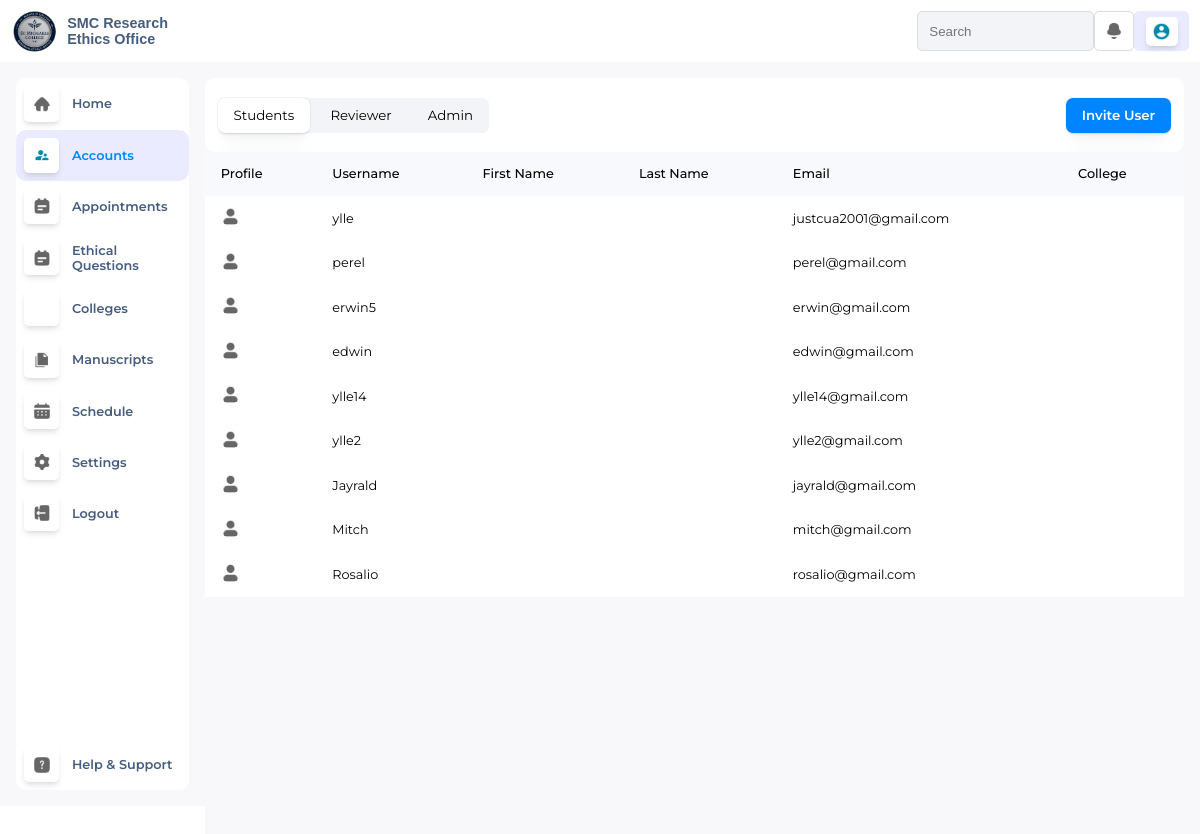
The app's page /adminAccounts/, older data.
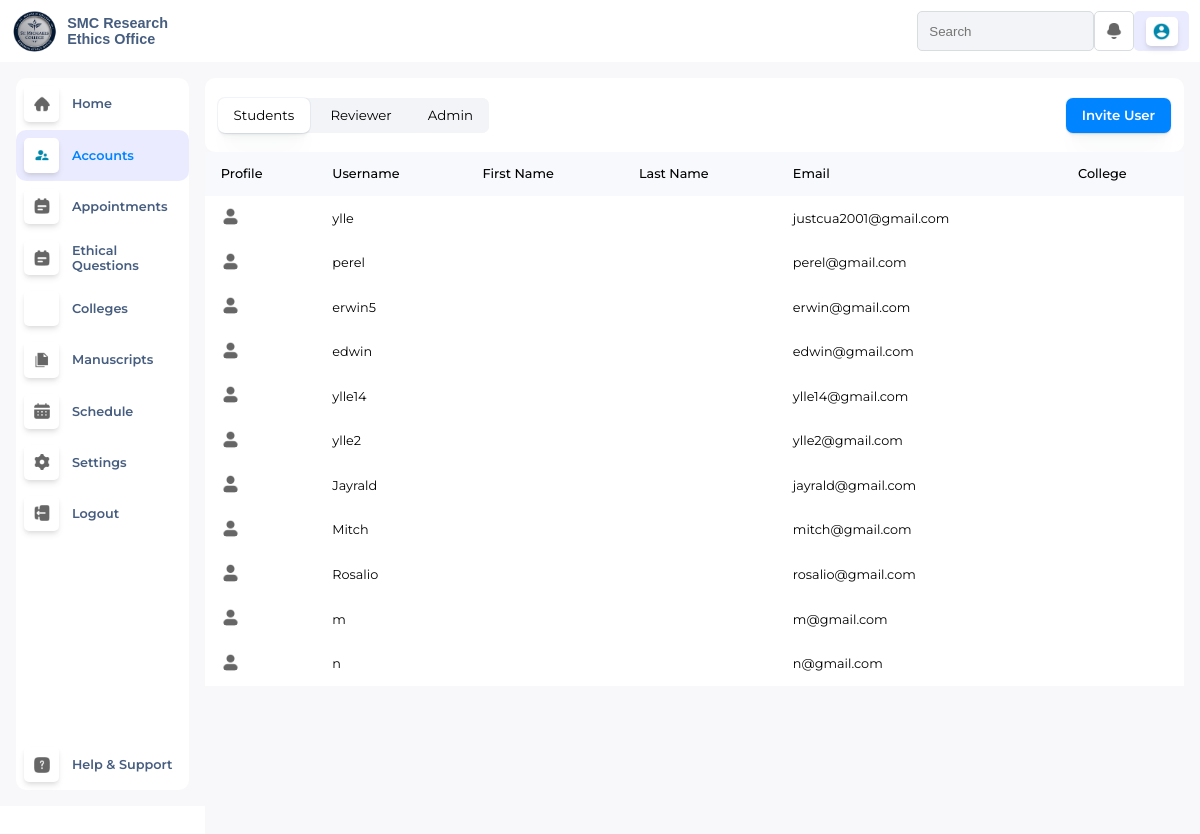
The same page, newer data.
### EthicsApp/views/models.py (models this page shows, shortened)
class Student(models.Model):
    auth_user = models.ForeignKey(settings.AUTH_USER_MODEL, null=True, on_delete=models.CASCADE)
    smc_student_no = models.CharField(null=True, max_length =255)
    mobile_number = models.CharField(null=True, max_length =255)
    receipt_no = models.CharField(null=True, max_length =255)
    receipt_no2 = models.CharField(null=True, max_length=255)
    manuscript_id = models.ForeignKey(Manuscripts, on_delete=models.CASCADE, null=True)

### EthicsApp/views/adminDashboard.py (the view)
# urls.py: re_path(r'^adminAccounts/$', views.adminAccounts, name='adminAccounts'),
def adminAccounts(request):
    profile_picture = request.session.get('profile_picture', None)
    account_type = request.session.get('account_type', None)
    students = Student.objects.filter(
        auth_user__isnull=False,
        auth_user__is_superuser=False
    ).prefetch_related(
        Prefetch(
            'accounts_set',
            queryset=Accounts.objects.filter(account_typeid__Account_type='Student').select_related('college_id')
        )
    )
    reviewers = Reviewer.objects.filter(
        auth_user__isnull=False,
        auth_user__is_superuser=False
    ).prefetch_related(
        Prefetch(
            'accounts_set',
            queryset=Accounts.objects.filter(account_typeid__Account_type='Reviewer').select_related('college_id')
        )
    )
    admins = Reviewer.objects.filter(
        auth_user__isnull=False,
        auth_user__is_superuser=True
    ).prefetch_related(
        Prefetch(
            'accounts_set',
            queryset=Accounts.objects.filter(account_typeid__Account_type='Admin').select_related('college_id')
        )
    )
    accountType = Account_Type.objects.exclude(Account_type='Student')
    for student in students:
        student.google_picture = get_google_profile_picture(student.auth_user)
    for reviewer in reviewers:
        reviewer.google_picture = get_google_profile_picture(reviewer.auth_user)
    for admin in admins:
        admin.google_picture = get_google_profile_picture(admin.auth_user)
    context = {
        'profile_picture': profile_picture,
        'account_type': account_type,
        'students': students,
        'reviewers': reviewers,
        'admins': admins,
        'accountTypes': accountType,
    }
    return render(request, 'admin/adminAccounts.html', context)

### EthicsApp/views/adminDashboard.py (called while the page is built)
def get_google_profile_picture(user):
    social_account = user.socialaccount_set.filter(provider='google').first()
    if social_account:
        return social_account.extra_data.get('picture')
    return None

### EthicsApp/views/models.py (called while the page is built)
    def __str__(self):
        return f"{self.Account_type}"

### EthicsApp/templates/admin/adminAccounts.html (shortened to what this page needs)
{% extends "master.html" %}
{% load static %}
{% block css %}
<link rel="stylesheet" href="{% static './css/adminDashboard.css' %}">
<link rel="stylesheet" href="{% static './css/adminAccount.css' %}">
<link rel="stylesheet" href="https://cdnjs.cloudflare.com/ajax/libs/font-awesome/6.6.0/css/all.min.css"
 />
{% endblock %}
{% block content %}
<div class="MainContainer">
    {% include './adminTopNav.html' %}
    <div class="MC-Bottom">
        {% include './adminNav.html' %}
        <div id="Accounts-Content">
            <div class="AC-Top">
              <div class="ACT-Left">
                    <button id="Students-Accounts">Students</button>
                    <button id="Reviewer-Accounts">Reviewer</button>
                    <button id="Admin-Accounts">Admin</button>
                </div>
                <div class="ACT-Right">
                    <button id="InviteAcc-btn">Invite User</button>
                </div>
              </div>
             <div id="StudentAcc-Area">
                <table>
                  <tr>
                    <th>Profile</th>
                    <th>Username</th>
                    <th>First Name</th>
                    <th>Last Name</th>
                    <th>Email</th>
                    <th>College</th>
                  </tr>
                  {% for student in students %}
                  <tr>
                    <td>
                        {% if student.google_picture %}
                            <img class="studentProfilePic" src="{{ student.google_picture }}" />
                        {% else %}
                            <img class="studentProfilePic2" src="../../static/images/User-2-Fill--Streamline-Mingcute-Fill.png" alt="../../static/images/User-2-Fill--Streamline-Mingcute-Fill.png" />
                        {% endif %}
                    </td>
                    <td>{{ student.auth_user.username }}</td>
                    <td>{{ student.auth_user.firstname }}</td>
                    <td>{{ student.auth_user.lastname }}</td>
                    <td>{{ student.auth_user.email }}</td>
                    <td>
                    </td>
                  </tr>
                  {% endfor %}
                </table>
              </div>
        </div>
    </div>
</div>
{% endblock %}

### EthicsApp/templates/master.html (shortened to what this page needs)
{% load static %}
<!DOCTYPE html>
<html lang="en">
<head>
    <link rel="stylesheet" href="{% static 'css/master.css' %}">
    {% block css %}{% endblock %}
</head>
<body>
    {% block content %}
    {% endblock %}
</body>
</html>

### EthicsApp/templates/admin/adminTopNav.html (shortened to what this page needs)
<div class="MC-Top">
    <div class="MCT-Left">
<img src="../static/images/logo9.png" alt="">
        <h3>SMC Research Ethics Office</h3>
    </div>
    <div class="MCT-Middle">
    </div>
    <div class="MCT-Right">
        <input type="" name="" id="HomeSearch" placeholder="Search">
        <div class="NotifAdmin">
            <img src="../../static/images/Bell-Notification--Streamline-Flex.png" alt="">
        </div>
        <div class="ProfilePic">
            {% if profile_picture %}
                <img src="{{ profile_picture }}" alt="Profile Picture">
            {% else %}
              <div class="PPProf">
                <img src="../../static/images/Account-Circle-Fill--Streamline-Remix-Fill.png" alt="Default Profile">
              </div>
            {% endif %}
      </div>
    </div>
</div>

### EthicsApp/templates/admin/adminNav.html
<nav>
  <div class="nav-content">
    <ul>
      <a href="{% url 'adminDashboard' %}">
        <li class="{% if request.path == '/adminDashboard/' %}active{% endif %}">
          <div class="NavContainer">
            <img src="../../static/images/Home-2--Streamline-Flex.png" alt="">
          </div>
          <p>Home</p>
        </li>
      </a>
      <a href="{% url 'adminAccounts' %}">
        <li class="{% if request.path == '/adminAccounts/' %}active{% endif %}">
          <div class="NavContainer">
            <img src="../../static/images/Supervisor-Account-Fill--Streamline-Rounded-Fill---Material-Symbols.png" alt="">
          </div>
          <p>Accounts</p>
        </li>
      </a>
      <a href="{% url 'adminAppointments' %}">
        <li class="{% if request.path == '/adminAppointments/' %}active{% endif %}">
          <div class="NavContainer">
            <img src="../../static/images/Calendar-Note--Streamline-Plump (1).png" alt="">
          </div>
          <p>Appointments</p>
        </li>
      </a>
      <a href="{% url 'adminEthicalRiskQuestions' %}">
        <li class="{% if request.path == '/admin/ethical-risk-questions/' %}active{% endif %}">
            <div class="NavContainer">
                <img src="../../static/images/Calendar-Note--Streamline-Plump (1).png" alt="">
            </div>
            <p>Ethical Questions</p>
        </li>
    </a>
      <a href="{% url 'adminColleges' %}">
        <li class="{% if request.path == '/adminColleges/' %}active{% endif %}">
          <div class="NavContainer">
            <img src="../../static/images/Graduation-Cap--Streamline-Sharp.png" alt="">
          </div>
          <p>Colleges</p>
        </li>
      </a>
      <a href="{% url 'adminManuscripts' %}">
        <li class="{% if request.path == '/adminManuscripts/' %}active{% endif %}">
          <div class="NavContainer">
            <img src="../../static/images/File-Copy-Fill--Streamline-Sharp-Fill---Material-Symbols.png" alt="">
          </div>
          <p>Manuscripts</p>
        </li>
      </a>
      <a href="{% url 'adminSchedule' %}">
        <li class="{% if request.path == '/adminSchedule/' %}active{% endif %}">
          <div class="NavContainer">
            <img src="../../static/images/Schedule--Streamline-Unicons.png" alt="">
          </div>
          <p>Schedule</p>
        </li>
      </a>
      <a href="{% url 'adminSettings' %}">
        <li class="{% if request.path == '/adminSettings/' %}active{% endif %}">
          <div class="NavContainer">
            <img src="../../static/images/Cog-Setting--Streamline-Micro.png" alt="">
          </div>
          <p>Settings</p>
        </li>
      </a>
      <a href="{% url 'logout' %}">
        <li>
          <div class="NavContainer">
            <img src="../../static/images/Logout-3--Streamline-Solar.png" alt="">
          </div>
          <p>Logout</p>
        </li>
      </a>
    </ul>
    <ul>
      <a href="{% url 'adminHelpSupport' %}">
        <li class="{% if request.path == '/adminHelpSupport/' %}active{% endif %}">
          <div class="NavContainer">
            <img src="../../static/images/Question-Square--Streamline-Solar.png" alt="">
          </div>
          <p>Help & Support</p>
        </li>
      </a>
    </ul>
  </div>
</nav>

### EthicsApp/static/css/master.css (style rules this page uses)
body { visibility: hidden; opacity: 0; transition: opacity 0.3s ease-in-out; }

### EthicsApp/static/css/adminDashboard.css (style rules this page uses)
* { margin: 0; padding: 0; }
body { overflow-y: hidden; font-family: "Montserrat", sans-serif; height: 90vh; background-color: var(--login-container); }
[data-theme="light"] { --bg-color: #f8f9ff; --text-color: #373131; --login-container: #ffffff; --border: #DCDCDE; --button-color: #0084ff; --button-hover: #0179e8; --container-border: #d7dde0; --h3-Top: #07192a; --input-bg: #f3f4f7; --icon-filter: brightness(0.5) invert(0.4); --nav-bg-icon: #f3f4f7; --nav-p: #465d7f; --nav-hover: #ebebff; --nav-p-hovered: black; --calendarView-btn-color: #f3f4f7; --modal-container: #ffffff; }
.MainContainer { width: 100%; height: 100%; background-color: var(--login-container); }
.MC-Top { height: 2.5rem; display: flex; justify-content: space-between; padding: 0.7rem; box-shadow: rgba(0, 0, 0, 0.16) 0px 1px 4px; }
.MC-Bottom { display: flex; height: 93vh; }
.MCT-Left { width: 20%; display: flex; align-items: center; }
.MCT-Middle { width: 80%; display: flex; align-items: center; }
.MCT-Right { width: 30%; display: flex; justify-content: space-between; }
.MCT-Left img { width: 2.9rem; height: 2.9rem; margin-right: 0.6rem; }
.MCT-Left h3 { font-size: 0.9rem; font-family: Arial; color: var(--nav-p); }
.MCT-Right input { background-color: var(--input-bg); border: none; padding: 0.7rem; width: 57%; border: 1px solid var(--container-border); border-radius: 5px; }
.NotifAdmin { padding: 0.6rem 0.7rem; display: flex; justify-content: center; align-items: center; border-radius: 5px; border: 1px solid var(--container-border); }
.NotifAdmin img { filter: var(--icon-filter); width: 1rem; height: 1rem; }
nav { width: 15%; display: flex; flex-direction: column; background-color: #f8f8fa; padding: 1rem; }
.nav-content { display: flex; flex-direction: column; justify-content: space-between; height: 100%; background-color: var(--modal-container); border-radius: 10px; }
nav ul { list-style: none; padding: 0; margin: 0; }
nav ul li { display: flex; align-items: center; padding: 0.5rem; font-size: 0.8rem; }
.NavContainer { padding: 0.6rem; display: flex; justify-content: center; align-items: center; border-radius: 5px; margin-right: 0.8rem; box-shadow: rgba(0, 0, 0, 0.1) 0px 4px 6px -1px, rgba(0, 0, 0, 0.06) 0px 2px 4px -1px; }
nav ul li img { filter: var(--icon-filter); width: 1rem; height: 1rem; }
nav ul li p { font-weight: 560; color: var(--nav-p); }
.active { background-color: var(--nav-hover); color: var(--nav-active-color); border-radius: 10px; }
.active .NavContainer img { filter: invert(34%) sepia(88%) saturate(7471%) hue-rotate(180deg) brightness(1.1) contrast(1); }
.active .NavContainer { background-color: var(--modal-container); }
.active p { color: var(--button-color); }
nav ul a { text-decoration: none; }
table th { background-color: #f8f9fd; }
.ProfilePic { display: flex; justify-content: center; align-items: center; padding: 0.4rem 0.7rem; border-radius: 5px; background-color: var(--nav-hover); }
.ProfilePic img { width: 1.8rem; height: 1.8rem; border-radius: 50%; object-fit: cover; }
.PPProf { border-radius: 5px; padding: 0.3rem 0.4rem; background-color: var(--modal-container); display: flex; justify-content: center; align-items: center; box-shadow: rgba(0, 0, 0, 0.1) 0px 4px 6px -1px, rgba(0, 0, 0, 0.06) 0px 2px 4px -1px; }
.PPProf img { width: 1.2rem; height: 1.2rem; object-fit: cover; filter: invert(34%) sepia(88%) saturate(7471%) hue-rotate(180deg) brightness(1.1) contrast(1); }

Row changes from the older to the newer data that the page shows:
added Student: auth_user.username "m", auth_user.email "m@gmail.com"
added Student: auth_user.username "n", auth_user.email "n@gmail.com"
